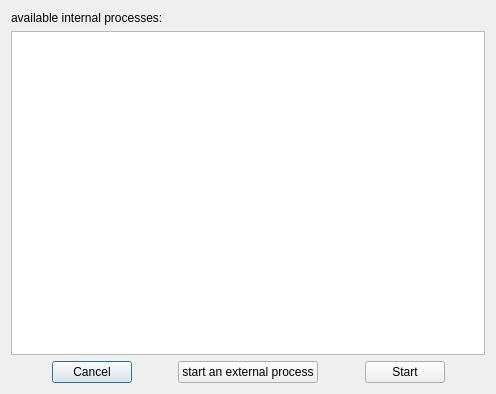
<?xml version="1.0" encoding="UTF-8"?>
<ui version="4.0">
 <class>StartProcessDialog</class>
 <widget class="QDialog" name="StartProcessDialog">
  <property name="geometry">
   <rect>
    <x>0</x>
    <y>0</y>
    <width>496</width>
    <height>394</height>
   </rect>
  </property>
  <property name="windowTitle">
   <string>Start process</string>
  </property>
  <property name="windowIcon">
   <iconset resource="../Icons.qrc">
    <normaloff>:/Icons/car.png</normaloff>:/Icons/car.png</iconset>
  </property>
  <layout class="QHBoxLayout" name="horizontalLayout_2">
   <item>
    <layout class="QVBoxLayout" name="verticalLayout_2">
     <item>
      <layout class="QVBoxLayout" name="verticalLayout">
       <item>
        <widget class="QLabel" name="label">
         <property name="text">
          <string>available internal processes:</string>
         </property>
        </widget>
       </item>
       <item>
        <widget class="QListWidget" name="AvailableInternalProcessesListWidget">
         <property name="selectionMode">
          <enum>QAbstractItemView::ExtendedSelection</enum>
         </property>
         <property name="sortingEnabled">
          <bool>true</bool>
         </property>
        </widget>
       </item>
      </layout>
     </item>
     <item>
      <layout class="QHBoxLayout" name="horizontalLayout">
       <item>
        <spacer name="horizontalSpacer_3">
         <property name="orientation">
          <enum>Qt::Horizontal</enum>
         </property>
         <property name="sizeHint" stdset="0">
          <size>
           <width>40</width>
           <height>20</height>
          </size>
         </property>
        </spacer>
       </item>
       <item>
        <widget class="QPushButton" name="CancelPushButton">
         <property name="text">
          <string>Cancel</string>
         </property>
        </widget>
       </item>
       <item>
        <spacer name="horizontalSpacer">
         <property name="orientation">
          <enum>Qt::Horizontal</enum>
         </property>
         <property name="sizeHint" stdset="0">
          <size>
           <width>40</width>
           <height>20</height>
          </size>
         </property>
        </spacer>
       </item>
       <item>
        <widget class="QPushButton" name="StartExternalPRocessPushButton">
         <property name="text">
          <string>start an external process</string>
         </property>
        </widget>
       </item>
       <item>
        <spacer name="horizontalSpacer_2">
         <property name="orientation">
          <enum>Qt::Horizontal</enum>
         </property>
         <property name="sizeHint" stdset="0">
          <size>
           <width>40</width>
           <height>20</height>
          </size>
         </property>
        </spacer>
       </item>
       <item>
        <widget class="QPushButton" name="StartPushButton">
         <property name="text">
          <string>Start</string>
         </property>
        </widget>
       </item>
       <item>
        <spacer name="horizontalSpacer_4">
         <property name="orientation">
          <enum>Qt::Horizontal</enum>
         </property>
         <property name="sizeHint" stdset="0">
          <size>
           <width>40</width>
           <height>20</height>
          </size>
         </property>
        </spacer>
       </item>
      </layout>
     </item>
    </layout>
   </item>
  </layout>
 </widget>
 <resources>
  <include location="../Icons.qrc"/>
 </resources>
 <connections/>
</ui>
